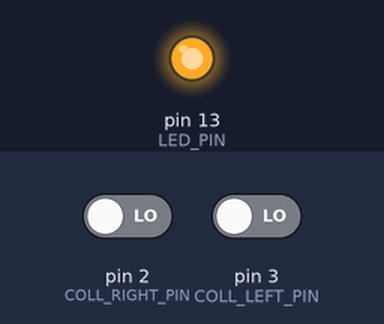
A sketch run on a simulated Arduino Uno, built with avr-gcc and run on an emulated ATmega328P. On the bench: output pins drawn as LEDs (lit = HIGH). Inputs (shaded band) come from the test bench; at power-on: pin 2 (COLL_RIGHT_PIN) LOW, pin 3 (COLL_LEFT_PIN) LOW.

Above: at 1.2 s.
1.3 s: pin 2 (COLL_RIGHT_PIN) driven HIGH and pin 3 (COLL_LEFT_PIN) driven HIGH
At 2.5 s:
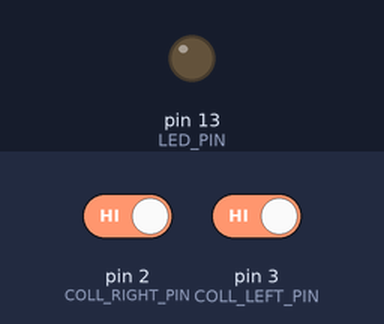
2.8 s: pin 2 (COLL_RIGHT_PIN) driven LOW
At 3.7 s:
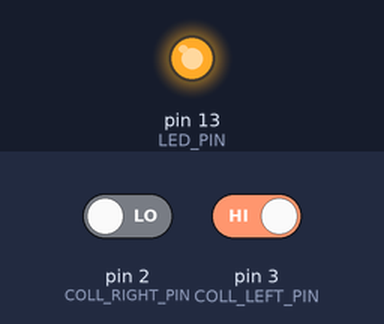
4.3 s: pin 2 (COLL_RIGHT_PIN) driven HIGH
At 4.9 s:
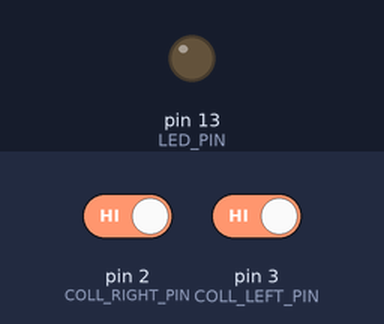
Timing chart, 0 to 7.3 s (numbered marks = the images above; inputs shaded):
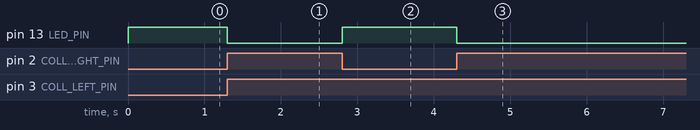

Measured:
- after the input at 1.3 s, pin 13 (LED_PIN): HIGH → LOW at once
- after the input at 2.8 s, pin 13 (LED_PIN): LOW → HIGH at once
- after the input at 4.3 s, pin 13 (LED_PIN): HIGH → LOW at once

The sketch:

collision1.ino
```cpp
/* collision detectors as buttons */

const uint8_t LED_PIN = 13;
const uint8_t COLL_RIGHT_PIN = 2;    // Right collision detector PIN
const uint8_t COLL_LEFT_PIN = 3;   // Left collision detector PIN
boolean collision = false;

void setup() {
    pinMode(LED_PIN, OUTPUT);
    pinMode(COLL_LEFT_PIN, INPUT);
    pinMode(COLL_RIGHT_PIN, INPUT);
}

void loop() {
    collision = ((digitalRead(COLL_LEFT_PIN) & digitalRead(COLL_RIGHT_PIN)) == LOW);
    if (collision) {
        digitalWrite(LED_PIN, HIGH);
    } else {
        digitalWrite(LED_PIN, LOW);
    }
}
```
